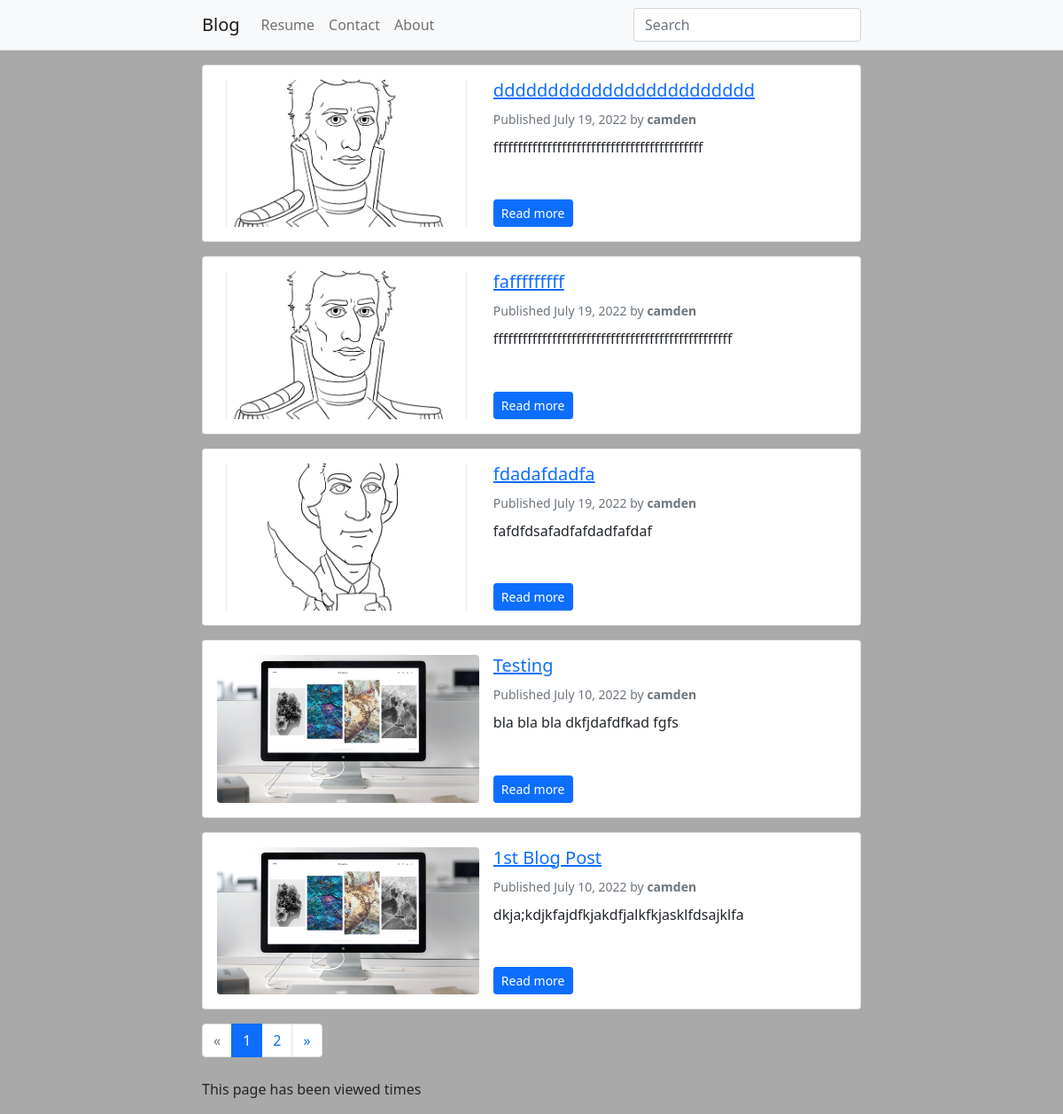
Screenshot of /blog/ with the database file from the repository.
### blog/models.py (models this page shows, shortened)
class Post(models.Model):
    STATUS_CHOICES = (
        ("draft", "Draft"),
        ("published", "Published"),
    )
    title = models.CharField(max_length=250)
    slug = models.SlugField(max_length=250, unique_for_date="publish")
    image = models.ImageField(upload_to="featured_image/%Y/%m/%d/")
    author = models.ForeignKey(
        User, on_delete=models.CASCADE, related_name="blog_posts"
    )
    body = RichTextUploadingField()
    publish = models.DateTimeField(default=timezone.now)
    created = models.DateTimeField(auto_now_add=True)
    updated = models.DateTimeField(auto_now=True)
    status = models.CharField(max_length=10, choices=STATUS_CHOICES, default="draft")
    class Meta:
        ordering = ("-publish",)
    objects = models.Manager()
    published = PublishedManager()
    tags = TaggableManager()
    def get_absolute_url(self):
        return reverse("blog:post_detail", args=[self.slug])

### blog/views.py (the view)
# urls.py: path("", views.post_list, name="post_list"),
def post_list(request, tag_slug=None):
    posts = Post.published.all()
    paginator = Paginator(posts, 5)  # 10 posts in each page
    page = request.GET.get("page")
    try:
        posts = paginator.page(page)
    except PageNotAnInteger:
        posts = paginator.page(1)
    except EmptyPage:
        posts = paginator.page(paginator.num_pages)
    tag = None
    if tag_slug:
        tag = get_object_or_404(Tag, slug=tag_slug)
        posts = posts.filter(tags__in=[tag])
    query = request.GET.get("q")
    if query:
        posts = Post.published.filter(
            Q(title__icontains=query) | Q(tags__name__icontains=query)
        ).distinct()
    return render(
        request, "post_list.html", {"posts": posts, page: "pages", "tag": tag}
    )

### blog/models.py (called while the page is built)
    def get_queryset(self):
        return super(PublishedManager, self).get_queryset().filter(status="published")

### templates/post_list.html (shortened to what this page needs)
{% extends 'base.html' %}
{% block content %}
{% for post in posts %}
<div class="card mb-3">
    <div class="card-body">
        <div class="row g-0">
            <div class="col-md-5">
                <div class="ratio ratio-16x9">
                    <img src="{{ post.image.url }}" class="rounded featured-image-list" alt="{{post.title}}">
                </div>
            </div>
            <div class="col-md-7 ps-md-3 pt-3 pt-md-0 d-flex flex-column">
                <h2 class="card-title h5">
                    <a href="{{ post.get_absolute_url }}">
                        {{ post.title }}
                    </a>
                </h2>
                <div class="text-muted">
                    <small>
                        Published {{ post.publish.date }} by <strong>{{ post.author }}</strong>
                    </small>
                </div>
                <p class="card-text mb-auto py-2">{{ post.body|safe|striptags|truncatechars:100 }}</p>
                <div>
                    <a href="{{ post.get_absolute_url }}" class="btn btn-primary btn-sm">Read more</a>
                </div>
            </div>
        </div>
    </div>
</div>
{% endfor %}
{% include "pagination.html" with page=posts %}
{% endblock content %}

### static/css/style.css (style rules this page uses)
body { background-color: darkgrey; }
.featured-image-list { object-fit: cover; }

### rows the page displays
Post: image (picture), title "dddddddddddddddddddddddd", publish "July 19, 2022", author "camden", body "fffffffffffffffffffffffffffffffffffffffffff"
Post: image (picture), title "fafffffffff", publish "July 19, 2022", author "camden", body "fffffffffffffffffffffffffffffffffffffffffffffffff"
Post: image (picture), title "fdadafdadfa", publish "July 19, 2022", author "camden", body "fafdfdsafadfafdadfafdaf"
Post: image (picture), title "Testing", publish "July 10, 2022", author "camden", body "bla bla bla dkfjdafdfkad fgfs"
Post: image (picture), title "1st Blog Post", publish "July 10, 2022", author "camden", body "dkja;kdjkfajdfkjakdfjalkfkjasklfdsajklfa"

### other values shown
{{ i }} "1"
{{ i }} "2"
